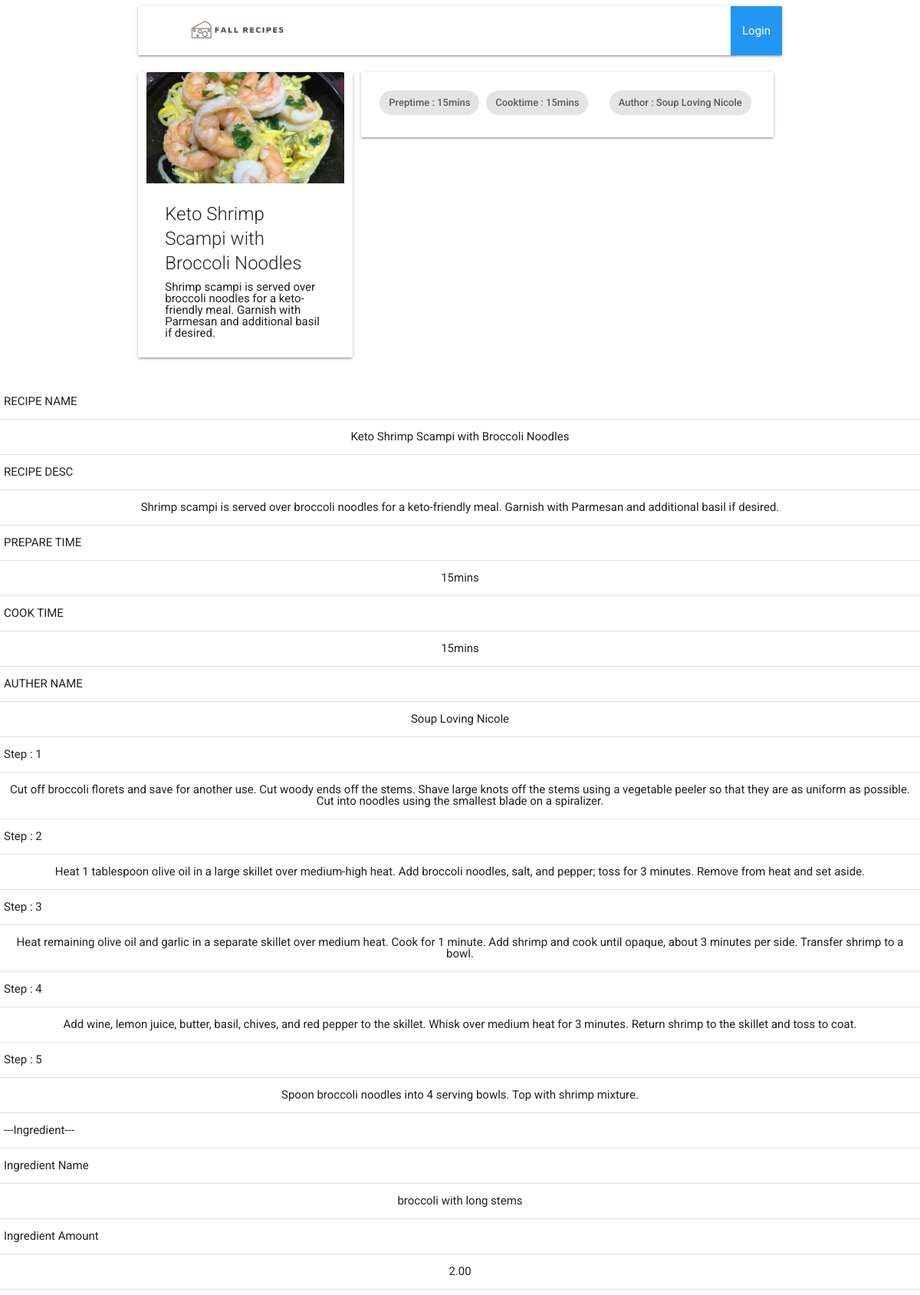
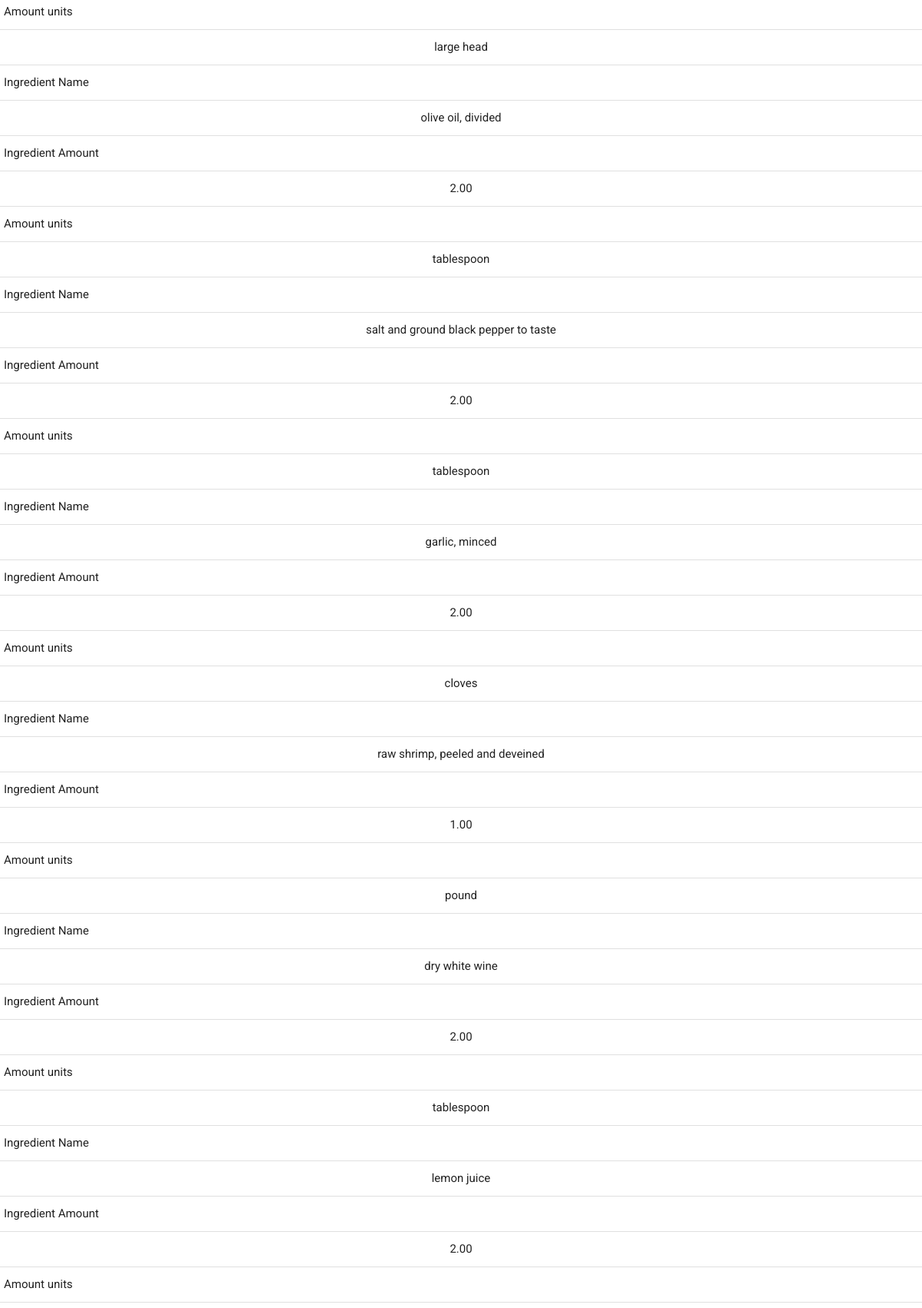
Screenshot of /displayRecipePage.php?id=102 (upper part) with the database file from the repository (2 pictures, top to bottom).
### tables this page shows
CREATE TABLE IF NOT EXISTS RECIPE(
   RecipeID   INTEGER  NOT NULL PRIMARY KEY AUTO_INCREMENT
  ,RecipeName VARCHAR(40) NOT NULL
  ,RecipeDesc VARCHAR(448) NOT NULL
  ,AuthorID   INTEGER  NOT NULL
  ,PrepTime   VARCHAR(20) NOT NULL
  ,CookTime   VARCHAR(20) NOT NULL
);

CREATE TABLE IF NOT EXISTS AUTHOR(
   AuthorID   INTEGER  NOT NULL PRIMARY KEY AUTO_INCREMENT
  ,AuthorName VARCHAR(20) NOT NULL
  ,AuthorEmail VARCHAR(50) NOT NULL
  ,AuthorPassword VARCHAR(20) NOT NULL
  ,AuthorSecurityPassword VARCHAR(20) NOT NULL
);

CREATE TABLE IF NOT EXISTS STEP(
   StepID     INTEGER  NOT NULL PRIMARY KEY AUTO_INCREMENT
  ,RecipeID   INTEGER 
  ,StepNumber INTEGER
  ,StepDesc   VARCHAR(431)
);

CREATE TABLE IF NOT EXISTS STEP_INGREDIENT(
   Step_IngredD  INTEGER  NOT NULL PRIMARY KEY AUTO_INCREMENT
  ,StepID        INTEGER  NOT NULL
  ,IngredientID  INTEGER 
  ,IngredientAmt NUMERIC(20,2)
  ,AmtUnits      VARCHAR(18)
);

CREATE TABLE IF NOT EXISTS INGREDIENT(
   IngredientID   INTEGER  NOT NULL PRIMARY KEY AUTO_INCREMENT
  ,IngredientName VARCHAR(48) NOT NULL
);

### displayRecipePage.php (the view, shortened to what this page needs)
<!DOCTYPE html>
<html lang="en" dir="ltr">
	<head>
		<link rel="stylesheet" href="css/reset.css">
		<link rel="stylesheet" href="css/materialize.css">
    <link rel="stylesheet" href="css/master.css" />
	</head>
	<body>
		<div class="container">
				<?php
					include "header.php";
					$recipeID = $_GET["id"];
					global $dbConn;
					$recipeQuery = "SELECT * FROM recipe WHERE RecipeID = '$recipeID'";
					try{
						$runRecipeQuery=$dbConn->prepare($recipeQuery);
						$runRecipeQuery->execute();
						$resultRecipe=$runRecipeQuery->fetchall(PDO::FETCH_ASSOC);
					}
					catch(PDOException $ex){
							print "<p>Failed</p>";
							print $ex->getMessage();
					}
					$authorID = $resultRecipe[0]['AuthorID'];
					$authorQuery = "SELECT * FROM author WHERE AuthorID ='$authorID'";
					try{
						$runAuthorQuery=$dbConn->prepare($authorQuery);
						$runAuthorQuery->execute();
						$resultAuthor=$runAuthorQuery->fetchall(PDO::FETCH_ASSOC);
					}
					catch(PDOException $ex){
							print "<p>Failed</p>";
							print $ex->getMessage();
					}
					$stepQuery = "SELECT * FROM step WHERE RecipeID ='$recipeID'";
					try{
						$runStepQuery=$dbConn->prepare($stepQuery);
						$runStepQuery->execute();
						$resultStep=$runStepQuery->fetchall(PDO::FETCH_ASSOC);
					}
					catch(PDOException $ex){
							print "<p>Failed</p>";
							print $ex->getMessage();
					}
					$IngArray = array();
					$StepArray = array();
					$countStep = count($resultStep);
					for($i=0;$i<$countStep;$i++){
						$stepID = $resultStep[$i]['StepID'];
						$step_ingQuery = "SELECT * FROM step_ingredient WHERE stepID ='$stepID'";
						try{
							$runStep_IngQuery=$dbConn->prepare($step_ingQuery);
							$runStep_IngQuery->execute();
							$resultStep_Ing=$runStep_IngQuery->fetchall(PDO::FETCH_ASSOC);
						}
						catch(PDOException $ex){
								print "<p>Failed</p>";
								print $ex->getMessage();
						}
						array_push($StepArray,$resultStep_Ing);
						$countStep_Ing = count($resultStep_Ing);
						for($j=0;$j<$countStep_Ing;$j++){
							$ingID = $resultStep_Ing[$j]['IngredientID'];
							if($ingID!=null){
								$ingredientQuery = "SELECT * FROM ingredient WHERE IngredientID ='$ingID'";
								try{
									$runIngredientQuery=$dbConn->prepare($ingredientQuery);
									$runIngredientQuery->execute();
									$resultIngredient=$runIngredientQuery->fetchall(PDO::FETCH_ASSOC);
								}
								catch(PDOException $ex){
										print "<p>Failed</p>";
										print $ex->getMessage();
								}
								array_push($IngArray,$resultIngredient[0]);
							}
						}
					}
					echo '<div class="row">
									<div class="card col s4">
										<div class="card-image">
										<img src="images/recipes/'.$recipeID.'.jpg" alt="Recipe Image"/>
										</div>
										<div class="card-content">
											<div class="card-title">'.$resultRecipe[0]['RecipeName'].'</div>
											<p>'.$resultRecipe[0]['RecipeDesc'].'</p>
										</div>
									</div>
									<div class="col s8">
										<div class="card">
											<div class="card-content">
												<div class="chip">Preptime : '.$resultRecipe[0]['PrepTime'].'</div>
												<div class="chip">Cooktime : '.$resultRecipe[0]['CookTime'].'</div>
												<div class="chip right">Author : '.$resultAuthor[0]['AuthorName'].'</div>
											</div>
											</div>
										</div>
									</div>
								</div>';
				?>
	</body>
</html>
	<?php
	print "<table border=1>
		<tr><th><p>RECIPE NAME</p></th></tr>
		<tr><td><p align='center'>".$resultRecipe[0]['RecipeName']."</p></td></tr>
		<tr><th><p>RECIPE DESC</p></th></tr>
		<tr><td><p align='center'>".$resultRecipe[0]['RecipeDesc']."</p></td></tr>
		<tr><th><p>PREPARE TIME</p></th></tr>
		<tr><td><p align='center'>".$resultRecipe[0]['PrepTime']."</p></td></tr>
		<tr><th><p>COOK TIME</p></th></tr>
		<tr><td><p align='center'>".$resultRecipe[0]['CookTime']."</p></td></tr>
		<tr><th><p>AUTHER NAME</p></th></tr>
		<tr><td><p align='center'>".$resultAuthor[0]['AuthorName']."</p></td></tr>";
		for($i=0;$i<$countStep;$i++){
			$j=$i+1;
			print "<tr><th><p>Step : $j</p></th></tr>
			<tr><td><p align='center'>".$resultStep[$i]['StepDesc']."</p></td></tr>";
		}
		print "<tr><th><p>---Ingredient---</p></th></tr>";
		$countStep_ing = count($StepArray);
		$countIng = count($IngArray);
		for($i=0;$i<$countStep_ing;$i++){
			$countStep_ingI = count($StepArray[$i]);
			for($j=0;$j<$countStep_ingI;$j++){
				$IngredientIDTmp=$StepArray[$i][$j]['IngredientID'];
				if($IngredientIDTmp!=null){
					print "<tr><th><p>Ingredient Name</p></th></tr>";
					for($k=0;$k<$countIng;$k++){
						if($IngArray[$k]['IngredientID']==$IngredientIDTmp){
							print "<tr><td><p align='center'>".$IngArray[$k]['IngredientName']."</p></td></tr>";
						}
					}
					print "<tr><th><p>Ingredient Amount</p></th></tr>
					<tr><td><p align='center'>".$StepArray[$i][$j]['IngredientAmt']."</p></td></tr>
					<tr><th><p>Amount units</p></th></tr>
					<tr><td><p align='center'>".$StepArray[$i][$j]['AmtUnits']."</p></td></tr>";
				}
			}
		}
	print "</table>";
	?>
	</body>
</html>

### css/master.css (style rules this page uses)
html { font-family: 'Roboto', sans-serif; }

### rows the page displays
recipe: RecipeName "Keto Shrimp Scampi with Broccoli Noodles", RecipeDesc "Shrimp scampi is served over broccoli noodles for a keto-friendly meal. Garnish with Parmesan and additional basil if desired.", PrepTime "15mins", CookTime "15mins"
author: AuthorName "Soup Loving Nicole"
step: j "1", StepDesc "Cut off broccoli florets and save for another use. Cut woody ends off the stems. Shave large knots off the stems using a vegetable peeler so that they are as uniform as possible. Cut into noodles using the smallest blade on a spiralizer."
step: j "2", StepDesc "Heat 1 tablespoon olive oil in a large skillet over medium-high heat. Add broccoli noodles, salt, and pepper; toss for 3 minutes. Remove from heat and set aside."
step: j "3", StepDesc "Heat remaining olive oil and garlic in a separate skillet over medium heat. Cook for 1 minute. Add shrimp and cook until opaque, about 3 minutes per side. Transfer shrimp to a bowl."
step: j "4", StepDesc "Add wine, lemon juice, butter, basil, chives, and red pepper to the skillet. Whisk over medium heat for 3 minutes. Return shrimp to the skillet and toss to coat."
step: j "5", StepDesc "Spoon broccoli noodles into 4 serving bowls. Top with shrimp mixture."
step_ingredient: IngredientAmt "2.00", AmtUnits "large head"
ingredient: IngredientName "broccoli with long stems"
step_ingredient: IngredientAmt "2.00", AmtUnits "tablespoon"
ingredient: IngredientName "olive oil, divided"
step_ingredient: IngredientAmt "2.00", AmtUnits "tablespoon"
ingredient: IngredientName "salt and ground black pepper to taste"
step_ingredient: IngredientAmt "2.00", AmtUnits "cloves"
ingredient: IngredientName "garlic, minced"
step_ingredient: IngredientAmt "1.00", AmtUnits "pound"
ingredient: IngredientName "raw shrimp, peeled and deveined"
step_ingredient: IngredientAmt "2.00", AmtUnits "tablespoon"
ingredient: IngredientName "dry white wine"
step_ingredient: IngredientAmt "2.00"
ingredient: IngredientName "lemon juice"
